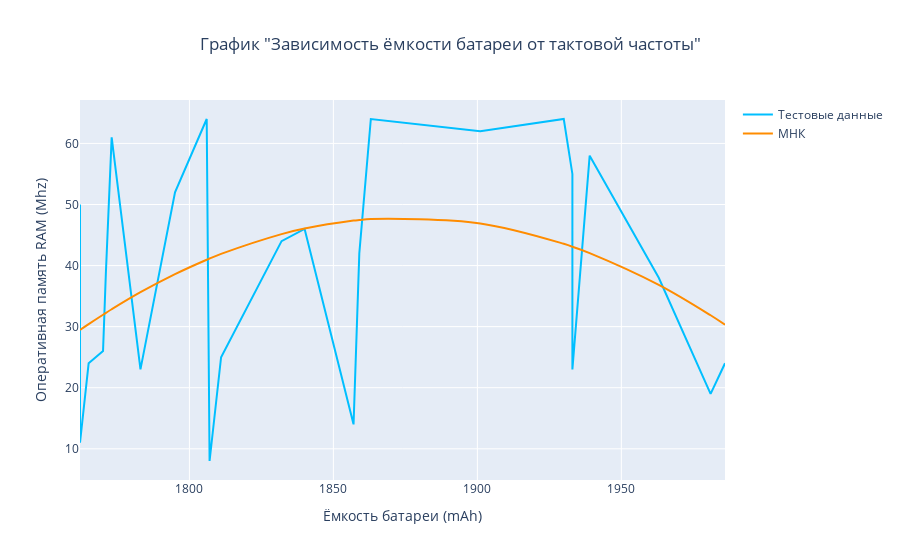

This figure's notebook cell:
### Code cell
#MHK

def func(x, c0, c1, c2): #функция для аппроксимации
    return c0 + c1 * x + c2 * x**2

popt, _ = curve_fit(func, x_test, y_test)
c0, c1, c2 = popt

# Построение аппроксимации и графика данных
y_education = func(x_test, c0, c1, c2)
fig = go.Figure()

# тестовые данные
fig.add_trace(go.Scatter(
    x = x_test,
    y = y_test,
    mode = 'lines',
    name = 'Тестовые данные',
    line=dict(color = '#00BFFF', width = 2))
)

# МНК
fig.add_trace(go.Scatter(
    x = x_test,
    y = y_education,
    mode = 'lines',
    name = 'МНК',
    line = dict(color = '#FF8C00', shape = 'spline', width = 2))
)

fig.update_xaxes(title_text="Ёмкость батареи (mAh)")
fig.update_yaxes(title_text="Оперативная память RAM (Mhz)")
fig.update_layout(title_text='График "Зависимость ёмкости батареи от тактовой частоты"', title_x =0.5)
fig.show()

### Figure 1 — Plotly figure (JSON) as saved in the notebook; plotly's stock layout.template omitted (floating-point values rounded to 4 significant figures)
{"data": [{"line": {"color": "#00BFFF", "width": 2}, "mode": "lines", "name": "Тестовые данные", "type": "scatter", "x": [1762, 1762, 1765, 1770, 1771, 1773, 1783, 1795, 1806, 1807, 1811, 1832, 1840, 1857, 1859, 1863, 1901, 1930, 1933, 1933, 1939, 1963, 1981, 1986], "y": [50, 11, 24, 26, 39, 61, 23, 52, 64, 8, 25, 44, 46, 14, 42, 64, 62, 64, 55, 23, 58, 38, 19, 24]}, {"line": {"color": "#FF8C00", "shape": "spline", "width": 2}, "mode": "lines", "name": "МНК", "type": "scatter", "x": [1762, 1762, 1765, 1770, 1771, 1773, 1783, 1795, 1806, 1807, 1811, 1832, 1840, 1857, 1859, 1863, 1901, 1930, 1933, 1933, 1939, 1963, 1981, 1986], "y": [29.45, 29.45, 30.41, 31.95, 32.25, 32.84, 35.63, 38.6, 40.96, 41.16, 41.92, 45.16, 46.06, 47.36, 47.46, 47.63, 46.9, 43.57, 43.09, 43.09, 42.04, 36.84, 31.86, 30.31]}], "layout": {"title": {"text": "График \"Зависимость ёмкости батареи от тактовой частоты\"", "x": 0.5}, "xaxis": {"title": {"text": "Ёмкость батареи (mAh)"}}, "yaxis": {"title": {"text": "Оперативная память RAM (Mhz)"}}}}
